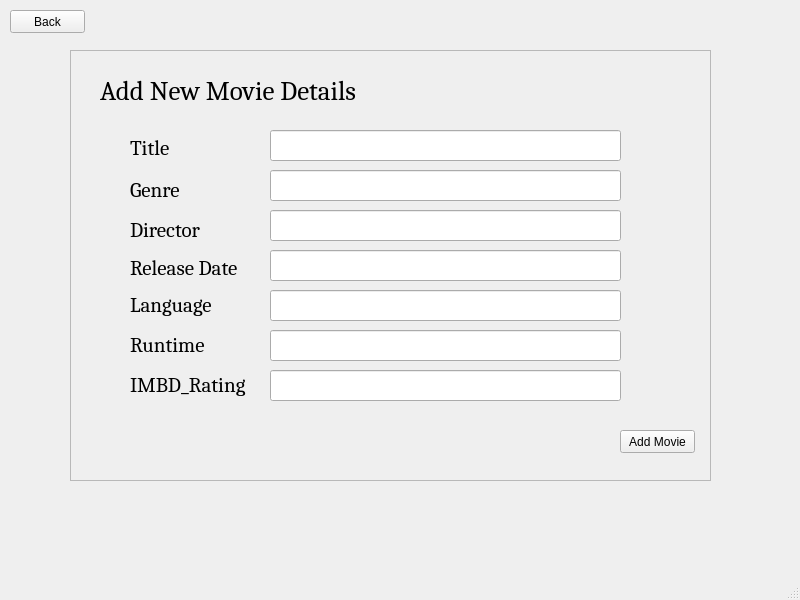
<?xml version="1.0" encoding="UTF-8"?>
<ui version="4.0">
 <class>MainWindow</class>
 <widget class="QMainWindow" name="MainWindow">
  <property name="geometry">
   <rect>
    <x>0</x>
    <y>0</y>
    <width>800</width>
    <height>600</height>
   </rect>
  </property>
  <property name="windowTitle">
   <string>MainWindow</string>
  </property>
  <widget class="QWidget" name="centralwidget">
   <widget class="QFrame" name="frame">
    <property name="geometry">
     <rect>
      <x>70</x>
      <y>50</y>
      <width>641</width>
      <height>431</height>
     </rect>
    </property>
    <property name="frameShape">
     <enum>QFrame::StyledPanel</enum>
    </property>
    <property name="frameShadow">
     <enum>QFrame::Raised</enum>
    </property>
    <widget class="QLabel" name="label">
     <property name="geometry">
      <rect>
       <x>30</x>
       <y>30</y>
       <width>281</width>
       <height>21</height>
      </rect>
     </property>
     <property name="font">
      <font>
       <family>Cambria</family>
       <pointsize>20</pointsize>
      </font>
     </property>
     <property name="text">
      <string>Add New Movie Details</string>
     </property>
    </widget>
    <widget class="QLineEdit" name="title">
     <property name="geometry">
      <rect>
       <x>200</x>
       <y>80</y>
       <width>351</width>
       <height>31</height>
      </rect>
     </property>
    </widget>
    <widget class="QLineEdit" name="genre">
     <property name="geometry">
      <rect>
       <x>200</x>
       <y>120</y>
       <width>351</width>
       <height>31</height>
      </rect>
     </property>
    </widget>
    <widget class="QLineEdit" name="director">
     <property name="geometry">
      <rect>
       <x>200</x>
       <y>160</y>
       <width>351</width>
       <height>31</height>
      </rect>
     </property>
    </widget>
    <widget class="QLineEdit" name="releasedate">
     <property name="geometry">
      <rect>
       <x>200</x>
       <y>200</y>
       <width>351</width>
       <height>31</height>
      </rect>
     </property>
    </widget>
    <widget class="QLineEdit" name="rating">
     <property name="geometry">
      <rect>
       <x>200</x>
       <y>320</y>
       <width>351</width>
       <height>31</height>
      </rect>
     </property>
    </widget>
    <widget class="QLineEdit" name="runtime">
     <property name="geometry">
      <rect>
       <x>200</x>
       <y>280</y>
       <width>351</width>
       <height>31</height>
      </rect>
     </property>
    </widget>
    <widget class="QLineEdit" name="language">
     <property name="geometry">
      <rect>
       <x>200</x>
       <y>240</y>
       <width>351</width>
       <height>31</height>
      </rect>
     </property>
    </widget>
    <widget class="QLabel" name="label_2">
     <property name="geometry">
      <rect>
       <x>60</x>
       <y>90</y>
       <width>51</width>
       <height>16</height>
      </rect>
     </property>
     <property name="font">
      <font>
       <family>Cambria</family>
       <pointsize>16</pointsize>
      </font>
     </property>
     <property name="text">
      <string>Title</string>
     </property>
    </widget>
    <widget class="QLabel" name="label_3">
     <property name="geometry">
      <rect>
       <x>60</x>
       <y>130</y>
       <width>61</width>
       <height>21</height>
      </rect>
     </property>
     <property name="font">
      <font>
       <family>Cambria</family>
       <pointsize>16</pointsize>
      </font>
     </property>
     <property name="text">
      <string>Genre</string>
     </property>
    </widget>
    <widget class="QLabel" name="label_7">
     <property name="geometry">
      <rect>
       <x>60</x>
       <y>170</y>
       <width>101</width>
       <height>21</height>
      </rect>
     </property>
     <property name="font">
      <font>
       <family>Cambria</family>
       <pointsize>16</pointsize>
       <weight>50</weight>
       <bold>false</bold>
      </font>
     </property>
     <property name="text">
      <string>Director</string>
     </property>
    </widget>
    <widget class="QLabel" name="label_8">
     <property name="geometry">
      <rect>
       <x>60</x>
       <y>210</y>
       <width>121</width>
       <height>16</height>
      </rect>
     </property>
     <property name="font">
      <font>
       <family>Cambria</family>
       <pointsize>16</pointsize>
      </font>
     </property>
     <property name="text">
      <string>Release Date</string>
     </property>
    </widget>
    <widget class="QLabel" name="label_9">
     <property name="geometry">
      <rect>
       <x>60</x>
       <y>240</y>
       <width>91</width>
       <height>31</height>
      </rect>
     </property>
     <property name="font">
      <font>
       <family>Cambria</family>
       <pointsize>16</pointsize>
      </font>
     </property>
     <property name="text">
      <string>Language</string>
     </property>
    </widget>
    <widget class="QLabel" name="label_10">
     <property name="geometry">
      <rect>
       <x>60</x>
       <y>280</y>
       <width>81</width>
       <height>31</height>
      </rect>
     </property>
     <property name="font">
      <font>
       <family>Cambria</family>
       <pointsize>16</pointsize>
      </font>
     </property>
     <property name="text">
      <string>Runtime</string>
     </property>
    </widget>
    <widget class="QLabel" name="label_11">
     <property name="geometry">
      <rect>
       <x>60</x>
       <y>320</y>
       <width>121</width>
       <height>31</height>
      </rect>
     </property>
     <property name="font">
      <font>
       <family>Cambria</family>
       <pointsize>16</pointsize>
      </font>
     </property>
     <property name="text">
      <string>IMBD_Rating</string>
     </property>
    </widget>
    <widget class="QPushButton" name="addButton">
     <property name="geometry">
      <rect>
       <x>550</x>
       <y>380</y>
       <width>75</width>
       <height>23</height>
      </rect>
     </property>
     <property name="text">
      <string>Add Movie</string>
     </property>
    </widget>
   </widget>
   <widget class="QPushButton" name="backButton">
    <property name="geometry">
     <rect>
      <x>10</x>
      <y>10</y>
      <width>75</width>
      <height>23</height>
     </rect>
    </property>
    <property name="text">
     <string>Back</string>
    </property>
   </widget>
  </widget>
  <widget class="QMenuBar" name="menubar">
   <property name="geometry">
    <rect>
     <x>0</x>
     <y>0</y>
     <width>800</width>
     <height>21</height>
    </rect>
   </property>
  </widget>
  <widget class="QStatusBar" name="statusbar"/>
 </widget>
 <resources/>
 <connections/>
</ui>
